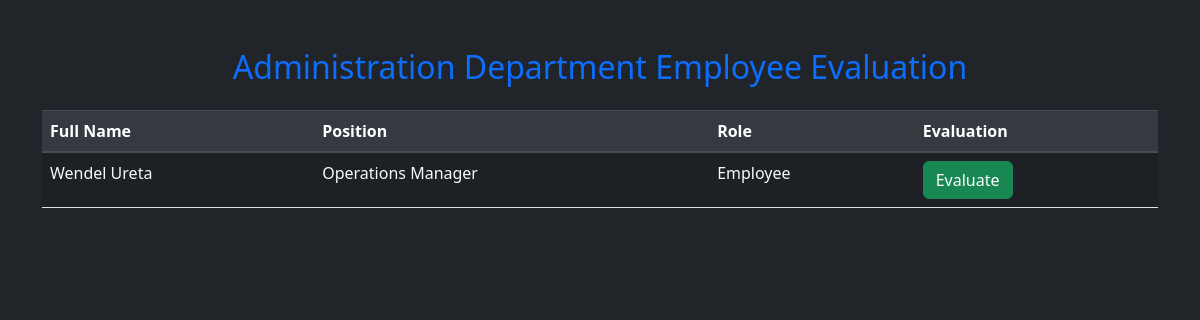
The page /main/administration.php (signed in) on the database its author committed.
### tables this page shows
CREATE TABLE `employee_register` (
  `e_id` int(11) UNSIGNED NOT NULL,
  `firstname` varchar(255) NOT NULL,
  `middlename` varchar(255) NOT NULL,
  `lastname` varchar(255) NOT NULL,
  `birthdate` date NOT NULL,
  `email` varchar(255) NOT NULL,
  `password` varchar(255) NOT NULL,
  `role` varchar(255) NOT NULL,
  `position` varchar(255) NOT NULL,
  `department` varchar(255) NOT NULL,
  `available_leaves` int(11) NOT NULL DEFAULT 0,
  `phone_number` varchar(20) NOT NULL,
  `address` varchar(255) NOT NULL,
  `pfp` longblob NOT NULL,
  `qr_code_path` varchar(255) DEFAULT NULL
);

### main/administration.php (the view, shortened to what this page needs)
<?php
include '../db/db_conn.php';
$sql = "SELECT e_id, firstname, lastname, role, position FROM employee_register WHERE role = 'employee' AND department = 'Administration Department'";
$result = $conn->query($sql);
$evaluatedEmployees = [];
$employees = [];
if ($result->num_rows > 0) {
    while ($row = $result->fetch_assoc()) {
        $employees[] = $row;
    }
}
?>
<!DOCTYPE html>
<html lang="en">
<head>
    <link href="https://stackpath.bootstrapcdn.com/bootstrap/4.5.2/css/bootstrap.min.css" rel="stylesheet">
    <link href="../css/styles.css" rel="stylesheet">
    <link href="../css/star.css" rel="stylesheet">
</head>
<body class="bg-dark text-light">
    <div class="container mt-5">
        <h2 class="text-center text-primary mb-4">Administration Department Employee Evaluation</h2>
        <div class="table-responsive">
            <table class="table table-striped table-hover text-dark">
                <thead class="thead-dark">
                    <tr>
                        <th>Full Name</th>
                        <th>Position</th>
                        <th>Role</th>
                        <th>Evaluation</th>
                    </tr>
                </thead>
                <tbody>
                    <?php if (!empty($employees)): ?>
                        <?php foreach ($employees as $employee): ?>
                            <tr>
                                <td class="text-light"><?php echo htmlspecialchars($employee['firstname'] . ' ' . $employee['lastname']); ?></td>
                                <td class="text-light"><?php echo htmlspecialchars($employee['position']); ?></td>
                                <td class="text-light"><?php echo htmlspecialchars($employee['role']); ?></td>
                                <td>
                                    <button class="btn btn-success"
                                        onclick="evaluateEmployee(<?php echo $employee['e_id']; ?>, '<?php echo htmlspecialchars($employee['firstname'] . ' ' . $employee['lastname']); ?>', '<?php echo htmlspecialchars($employee['position']); ?>')"
                                        <?php echo in_array($employee['e_id'], $evaluatedEmployees) ? 'disabled' : ''; ?>>
                                        <?php echo in_array($employee['e_id'], $evaluatedEmployees) ? 'Evaluated' : 'Evaluate'; ?>
                                    </button>
                                </td>
                            </tr>
                        <?php endforeach; ?>
                    <?php else: ?>
                        <tr><td class="text-light text-center" colspan="4">No employees found for evaluation in Administration Department.</td></tr>
                    <?php endif; ?>
                </tbody>
            </table>
        </div>
    </div>
</body>
</html>

### rows shown on the page
employee_register: firstname+lastname "Wendel Ureta", position "Operations Manager", role "Employee", shows "Evaluate"
